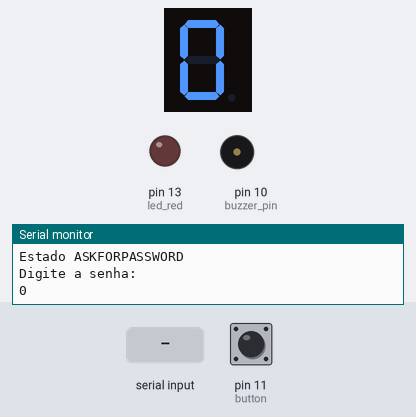
This sketch was run on a simulated Arduino Uno, built with avr-gcc and run on an emulated ATmega328P. Shown: 1-digit seven-segment display, output pins drawn as LEDs (lit = HIGH), buzzer (waves = sounding), the last lines printed to the serial monitor. Wiring (inferred from the names in the program): 1-digit 7-segment display, segments lit when HIGH: segments pin 5, pin 4, pin 8, pin 2, pin 3, pin 6, pin 7. Dashed ring = blinking. The test bench sets the inputs (shaded band); at power-on: pin 11 (button) HIGH. The segment pins are drawn as the display they are named for; pins used as bus, display or sensor lines are not drawn.

Above: at 13.9 s.
14.0 s: "90,45\n" received over Serial
At 20.02 s:
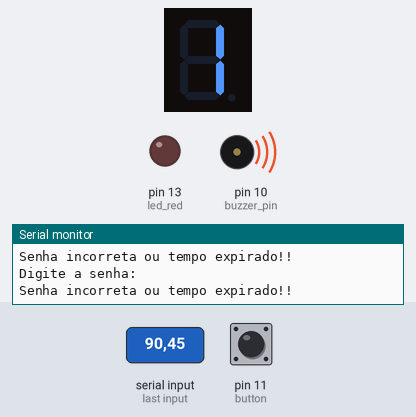
At 21.27 s:
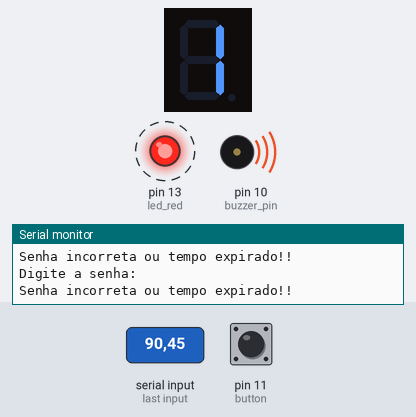
Timing chart, 0 to 29.0 s (numbered marks = the images above; inputs shaded):
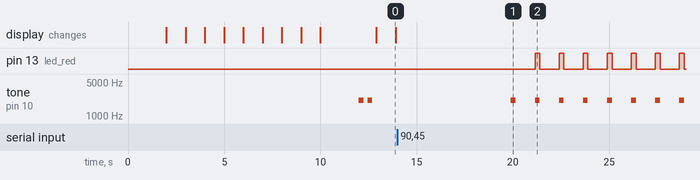

The sketch:

p1.ino
```cpp
#define NOTE_C7  2093

#define A 5
#define B 4
#define C 8
#define D 2
#define E 3
#define F 6
#define G 7

const int led_red = 13;
const int button = 11;
const int light_pin = A0;
const int buzzer_pin = 10;

int incorrect_password = 0;
const int time_limit = 9;
int count_time = 0;
int password_ = 123;


enum State{
  SYSTEMOFF,
  SYSTEMON,
  ALARMON,
  WAITFORPRESENCE,
  ASKFORPASSWORD,
  SHOWERRORMESSAGE,
  PLAYINGBUZZERANDLEDBLINKINGFOREVER
} state;


bool sete_segmentos[10][7] = {
  { 1,1,1,1,1,1,0 }, // = Digito 0
  { 0,1,1,0,0,0,0 }, // = Digito 1
  { 1,1,0,1,1,0,1 }, // = Digito 2
  { 1,1,1,1,0,0,1 }, // = Digito 3
  { 0,1,1,0,0,1,1 }, // = Digito 4
  { 1,0,1,1,0,1,1 }, // = Digito 5
  { 1,0,1,1,1,1,1 }, // = Digito 6
  { 1,1,1,0,0,0,0 }, // = Digito 7
  { 1,1,1,1,1,1,1 }, // = Digito 8
  { 1,1,1,1,0,1,1 }, // = Digito 9
};

void escreverNumero(int numero) {
  bool* display = sete_segmentos[numero];
  digitalWrite(A,display[0]);
  digitalWrite(B,display[1]);
  digitalWrite(C,display[2]);
  digitalWrite(D,display[3]);
  digitalWrite(E,display[4]);
  digitalWrite(F,display[5]);
  digitalWrite(G,display[6]);

}

void buzzer_function(int frequency, int duration, int m_pause){
  tone(buzzer_pin, frequency, duration);
  int pause = duration * m_pause;
  delay(pause);
  noTone(buzzer_pin);

}


void setup()
{
  state = SYSTEMOFF;

  pinMode(led_red, OUTPUT);
  pinMode(button, INPUT_PULLUP);
  pinMode(light_pin, INPUT);

  pinMode(A, OUTPUT);
  pinMode(B, OUTPUT);
  pinMode(C, OUTPUT);
  pinMode(D, OUTPUT);
  pinMode(E, OUTPUT);
  pinMode(F, OUTPUT);
  pinMode(G, OUTPUT);

  Serial.begin(9600);

}

void loop()
{

  switch(state){

    case SYSTEMOFF: {

      escreverNumero(0);
      count_time = 0;

      int state_button = digitalRead(button);

      if(state_button == HIGH)
      {
        state = SYSTEMON;
        Serial.println("Estado SYSTEMON");
      }

      break;

    }


    case SYSTEMON: {

      for(int second = 0; second < 10; second++)
      {

        digitalWrite(led_red, LOW);
        delay(1000);
        digitalWrite(led_red, HIGH);
        Serial.println(second);
        escreverNumero(second);

      }

      digitalWrite(led_red, LOW);

      delay(1000);

      state = ALARMON;
      Serial.println("Estado ALARMON");

      break;

    }


    case ALARMON: {
      int value_light_pin = analogRead(light_pin);
      float voltage = value_light_pin * (5.0 / 1023.0);

      if(voltage >= 0.70)
      {
        delay(1000);

        state = WAITFORPRESENCE;
        Serial.println("Estado WAITFORPRESENCE");
      }

      break;

    }


    case WAITFORPRESENCE: {

      for(int buzzer_count = 0; buzzer_count < 2; buzzer_count++)
      {
        buzzer_function(NOTE_C7,250,1);
        delay(200);

      }

      //delay(1000);

      state = ASKFORPASSWORD;
      Serial.println("Estado ASKFORPASSWORD");


      break;

    }


    case ASKFORPASSWORD: { //HE'RE HERE
      Serial.println("Digite a senha: ");

      int serial = Serial.available();


      if(serial > 0){
          int password = Serial.parseInt();

        if(password == password_)
        {
          delay(1000);
          state = SYSTEMOFF;
          Serial.println("Senha correta, alarme desativado");
          incorrect_password = 0;
        }

        else if(password != password_)
        {
          incorrect_password++;

          delay(1000);

          state = SHOWERRORMESSAGE;
        }


      }else{

        if (count_time == time_limit)
        {

          incorrect_password++;
          state = SHOWERRORMESSAGE;

        }

        Serial.println(count_time);
        escreverNumero(count_time);
        count_time++;
        delay(1000);


      }


      break;

    }


    case SHOWERRORMESSAGE: {
      Serial.println("Senha incorreta ou tempo expirado!!");

      if(incorrect_password < 2)
      {
        count_time = 0;

        delay(2000);

        state = ASKFORPASSWORD;
      }

      else if(incorrect_password > 1)
      {
        delay(1000);

        state = PLAYINGBUZZERANDLEDBLINKINGFOREVER;
      }

      break;

    }


    case PLAYINGBUZZERANDLEDBLINKINGFOREVER: {
      buzzer_function(NOTE_C7, 250, 1);

      digitalWrite(led_red, LOW);
      delay(1000);
      digitalWrite(led_red, HIGH);

    }


  }

}
```

Measured:
- after the input at 14.0 s, pin 13 (led_red): alternates HIGH for 0.25 s and LOW for 1.0 s, starting after 7.2 s; tone on pin 10 (buzzer_pin): alternates 2093 Hz for 0.25 s and silent for 1.0 s, starting after 5.9 s
- what the display in image 0 shows lasts 1.0 s, from 12.9 s to 13.9 s
